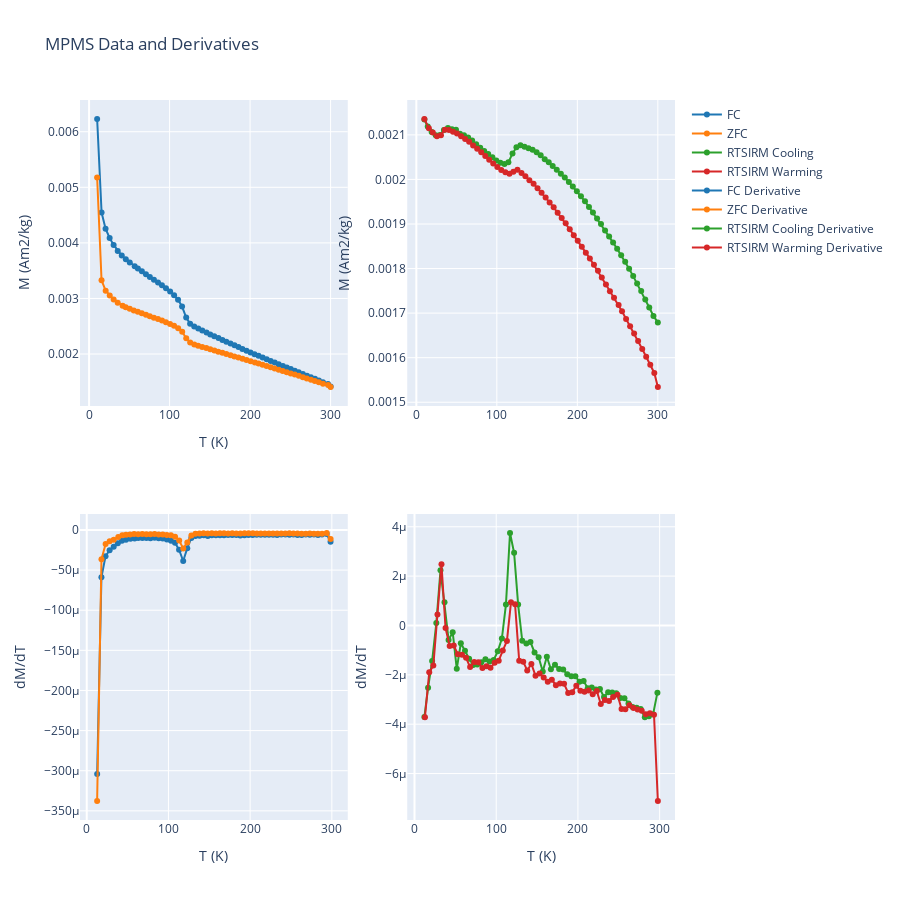

This figure's notebook cell:
### Code cell
rmag.plot_mpms_data(fc_data, zfc_data, rtsirm_cool_data, rtsirm_warm_data, use_plotly=True, plot_derivative=True)
